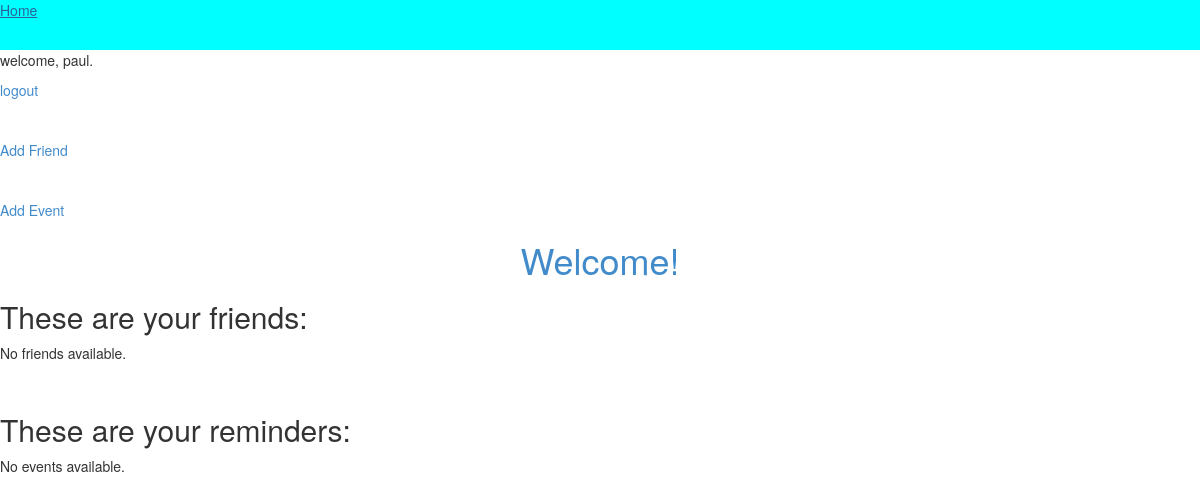
The app's page / (signed in), older data.
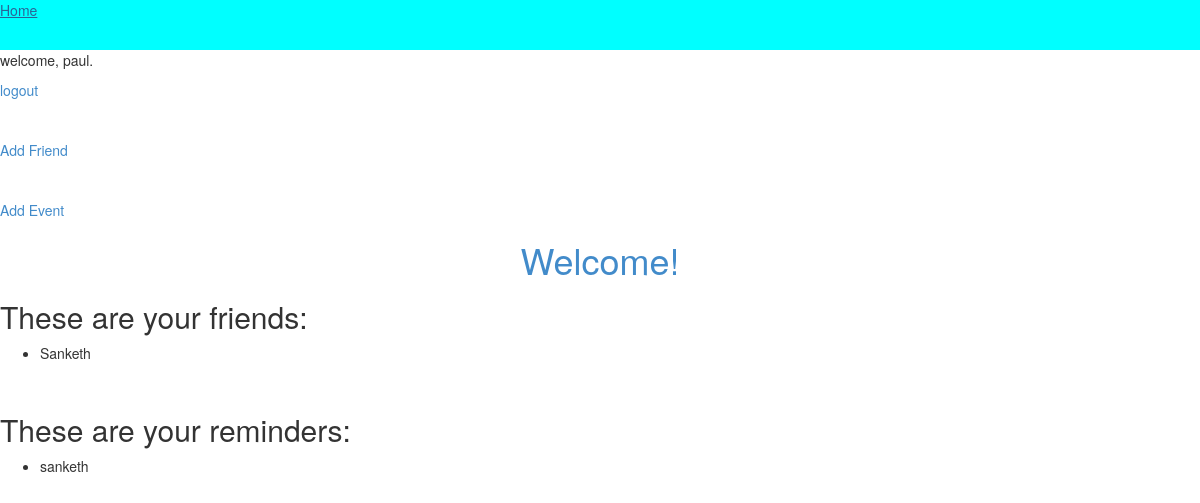
The same page, newer data.
### reminder/models.py (models this page shows, shortened)
class FriendProfile(models.Model):
	friend = models.ForeignKey(User, related_name='owns')
	firstName = models.CharField(max_length=40)
	lastName = models.CharField(max_length=40)
	blurb = models.CharField(max_length=140, blank=True)
	storyNotes = models.TextField(blank=True)

class Event(models.Model):
	owner = models.ForeignKey(User, related_name='asked')
	participants = models.ManyToManyField('FriendProfile')
	name = models.CharField(max_length=40)
	WEEKLY = 'WE'
	MONTHLY = 'MO'
	BIWEEKLY = 'BI'
	YEARLY = 'YE'
	FREQUENCY_CHOICES = (
		(WEEKLY, 'Weekly'),
		(MONTHLY, 'Monthly'),
		(BIWEEKLY, 'Every other week'),
		(YEARLY, 'Yearly'),
	)
	frequency = models.CharField(max_length=2, choices=FREQUENCY_CHOICES, default=MONTHLY)
	time = models.DateField()
	emailReminder = models.BooleanField()
	text = models.TextField(blank=True)

### reminder/views.py (the view)
# urls.py: url(r'^$', 'index', name='index'),
def index(request):
	user = request.user
	if user.is_authenticated():
		friend_list = user.owns.all
		event_list = user.asked.all
	else:
		friend_list = []
		event_list = []
	context = { 'friend_list' : friend_list, 'event_list' : event_list }
	return render(request, 'reminder/index.html', context)

### reminder/templates/reminder/index.html (shortened to what this page needs)
{% extends "base.html" %}
{% block content %}
{% if user.is_authenticated %}
<p> welcome, {{ user.username }}. </p>
<a href="/accounts/logout">logout</a>
<a href="{% url 'reminder:add_friend' %}">Add Friend</a>
<a href="{% url 'reminder:add_event' %}">Add Event</a>
{% else %}
<a href="/accounts/login">login</a>
<a href="/accounts/add">Create an account</a>
{% endif %}
<h1 align="center" class="text-primary">Welcome!</h1>
<h2>These are your friends:</h2>
{% if friend_list %}
	<ul>
	{% for friend in friend_list %}
		<li>{{ friend.firstName }}</li>
	{% endfor %}
	</ul>
{% else %}
	<p>No friends available.</p>
{% endif %}
<h2>These are your reminders:</h2>
		{% if event_list %}
	<ul>
	{% for event in event_list %}
		<li>{{ event.name }}</li>
	{% endfor %}
	</ul>
{% else %}
	<p>No events available.</p>
{% endif %}
{% endblock %}

### reminder/templates/base.html (shortened to what this page needs)
<!DOCTYPE html>
<html lang="en">
<head>
	{% load staticfiles %}
	<link type="text/css" href="{{STATIC_URL}}bootstrap-3.0.0/dist/css/bootstrap.css" rel="stylesheet"/>
	<link href="{{STATIC_URL}}bootstrap-3.0.0/dist/css/bootstrap-theme.css" rel="stylesheet"/>
	<link type="text/css" href="{{STATIC_URL}}css/base.css" rel="stylesheet"/>
</head>
<body>
	<div id="headbar">
	<a href="{% url 'reminder:index' %}">Home</a>
	</div>
    <div id="content">
        {% block content %}{% endblock %}
    </div>
</body>
</html>

### reminder/static/css/base.css (style rules this page uses)
#headbar { width: 100%; height: 50px; background-color: cyan; }

Row changes from the older to the newer data that the page shows:
added FriendProfile: firstName "Sanketh"
added Event: name "sanketh"
Text that changed along with them:
text no longer shown: "No friends available. No events available."
